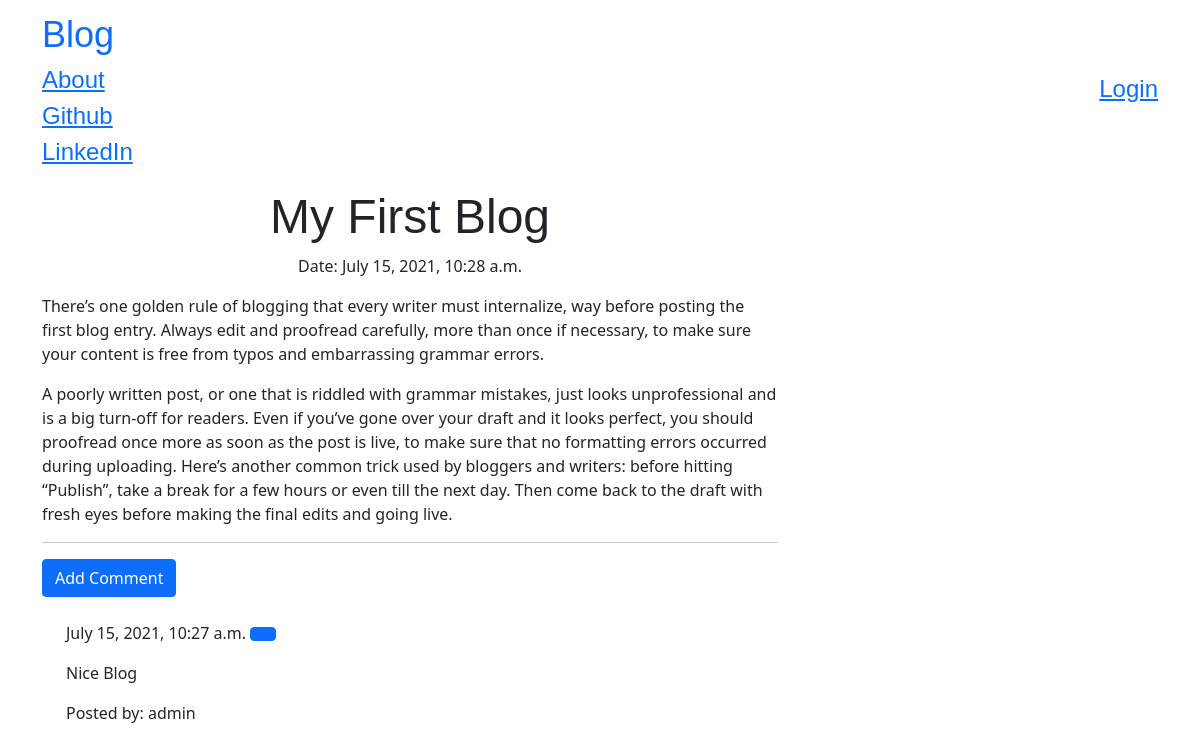
Screenshot of /post/11/ with the database file from the repository.
### blog/models.py (models this page shows, shortened)
class Post(models.Model):
    author=models.ForeignKey('auth.user',on_delete=models.CASCADE)
    title=models.CharField(max_length=200)
    text=models.TextField()
    created_date=models.DateTimeField(default=timezone.now)
    published_date=models.DateTimeField(blank=True,null=True)

class Comment(models.Model):
    post=models.ForeignKey('blog.Post',related_name='comments',on_delete=models.CASCADE)
    author=models.CharField(max_length=200)
    text=models.TextField()
    created_date=models.DateTimeField(default=timezone.now())
    approved_comment=models.BooleanField(default=False)

### blog/views.py (the view)
# urls.py: path('post/<int:pk>/',views.PostDetailView.as_view(),name='post_detail'),
class PostDetailView(DetailView):
    model = Post

### blog/templates/blog/post_detail.html (shortened to what this page needs)
{% extends "blog/base.html" %}
{%block content%}
    <h1 class="posttitle">{{post.title}}</h1>
    {%if post.published_date%}
    <div class="date postdate">
        Date:
        {{post.published_date}}
    </div>
    {%else%}
        <a class="btn btn-default" href="{% url 'post_publish' pk=post.pk%}">Publish</a>
    {%endif%}
    <p class="postcontent">{{post.text|safe|linebreaksbr}}</p>
    <hr>
    <a href="{%url 'add_comment_to_post' pk=post.pk%}" class="btn btn-primary"%}>Add Comment</a>
    <div class="container">
        {%for comment in post.comments.all%}
            <br>
            {%if user.is_authenticated or comment.approved_comment%}
                {{comment.created_date}}
                {%if not comment_approved_comment%}
                    <a class="btn btn-primary" href="{% url 'comment_approve' pk=comment.pk%}">
                    </a>
                    <a class="btn btn-default" href="{% url 'comment_remove' pk=comment.pk%}">
                    </a>
                {%endif%}
                <p>{{comment.text|safe|linebreaks}}</p>
                <p>Posted by: {{comment.author}}</p>
            {%endif%}
            {%empty%} <p>No Comments</p>
        {%endfor%}
    </div>
{%endblock%}

### blog/static/css/blog.css (style rules this page uses)
.postdate { text-align: center; }
.posttitle { font-family: 'Russo One', sans-serif; font-size: 3em; text-align: center; }
.postcontent { font-family: 'Montserrat'; font-size: 1.5em; }
.loader { filter:hue-rotate(0deg); color: linear-gradient(45deg,#0f8,#08f); animation:hue 5000ms infinite linear; }

### rows the page displays
Post: title "My First Blog", published_date "July 15, 2021, 10:28 a.m.", text "There’s one golden rule of blogging that every writer must internalize, way before posting the first blog entry. Always edit and proofread carefully, more than once if necessary, to make sure your content is free from typos and embarrassing grammar errors. A poorly written post, or one that is riddled with grammar mistakes, just looks unprofessional and is a big turn-off for readers. Even if you’ve gone over your draft and it looks perfect, you should proofread once more as soon as the post is live, to make sure that no formatting errors occurred during uploading. Here’s another common trick used by bloggers and writers: before hitting “Publish”, take a break for a few hours or even till…"
Comment: created_date "July 15, 2021, 10:27 a.m.", text "Nice Blog", author "admin"
